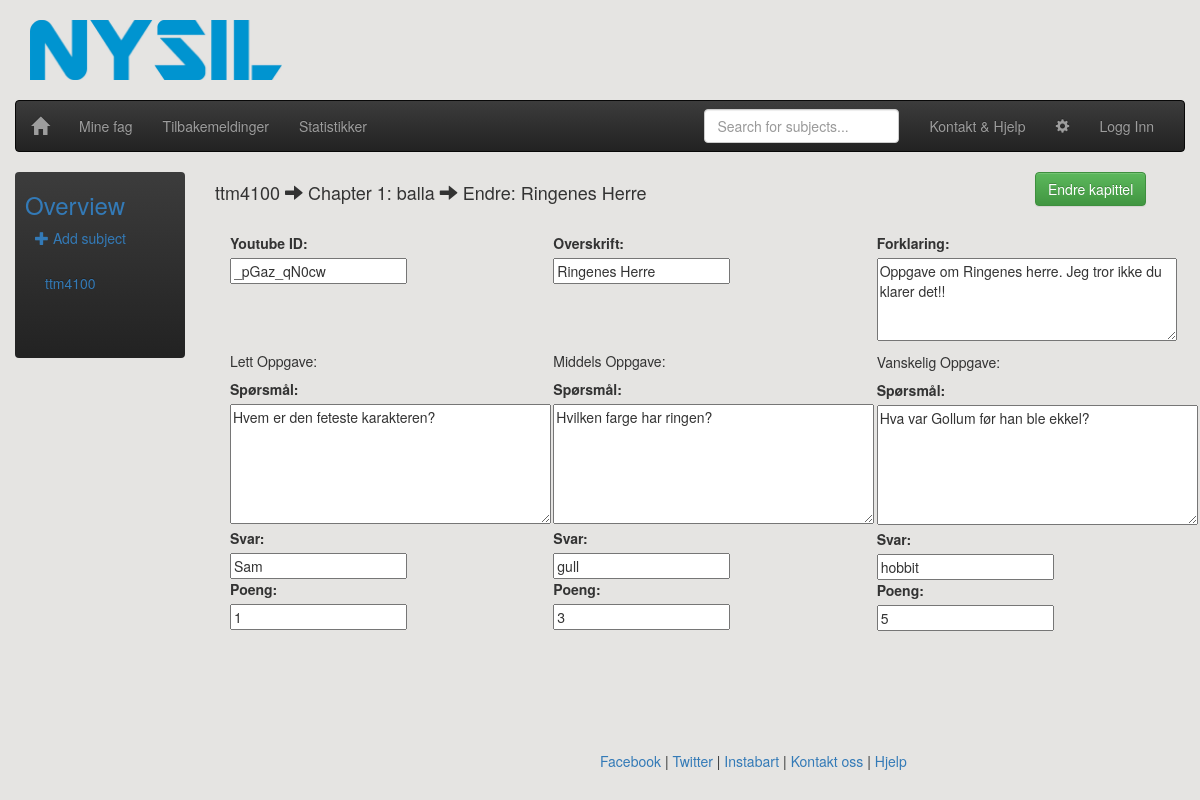
The page /adminpage/subjects/ttm4100/2/change_exercise/1/ on the database as committed earlier.
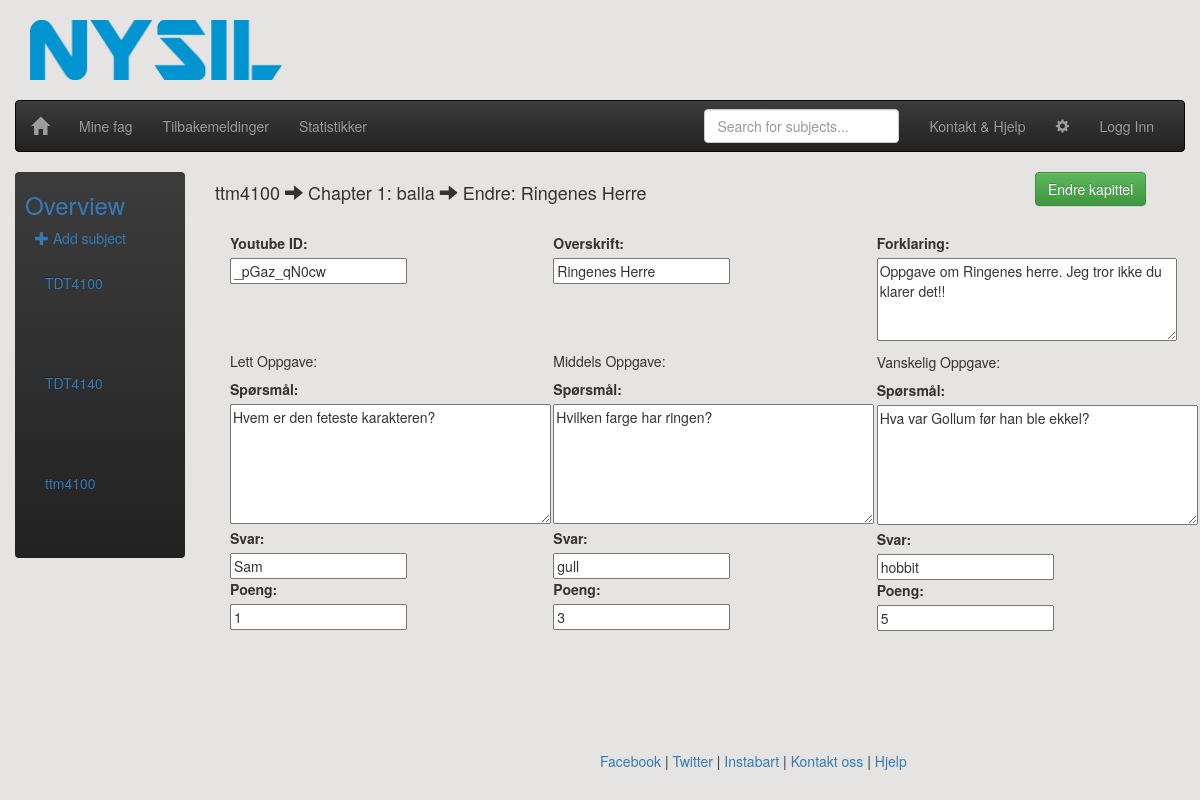
The same page on the database as committed later.
### main/models.py (models this page shows)
class Subject(models.Model):
    subject_code = models.CharField(max_length=20, primary_key=True) # primary key
    subject_name = models.CharField(max_length=30)
    professor_firstname = models.CharField(max_length=30)
    professor_lastname = models.CharField(max_length=30)
    professor_email = models.EmailField()
    class Meta:
        ordering = ['subject_code']
    def __str__(self):
        return self.subject_code
    def get_full_name(self):
        return self.professor_firstname + " " + self.professor_lastname
    get_full_name.short_description = 'Professor' # headline of professor-column in the admin-table

class Chapter(models.Model):
    class Meta:
        unique_together = ('subject', 'chapter_number',) # TODO: handle the exception this may cause
        ordering = ['chapter_number']
    chapter_number = models.PositiveIntegerField(default = 0)
    chapter_name = models.CharField(max_length=30)
    subject = models.ForeignKey(Subject, on_delete=models.CASCADE) # to controll which subject the theme belongs to
    def __str__(self):
        return "Chapter " + str(self.chapter_number) + ": " + str(self.chapter_name)
    def get_number_and_name(self):
        return "Chapter" + str(self.chapter_number) + ": " + str(self.chapter_name)
    get_number_and_name.short_description = 'Chapter'

class Exercise_Page(models.Model):
    chapter = models.ForeignKey(Chapter, on_delete=models.CASCADE)  # to controll which chapter the exercise_page belongs to
    youtube_id = models.CharField(max_length=40)
    headline = models.CharField(max_length=30)
    explanation = models.TextField(max_length=150)
    easy_question = models.TextField(default='')
    easy_answer = models.CharField(max_length=30,default='')
    easy_points = models.IntegerField(default=0)
    medium_question = models.TextField(default='')
    medium_answer = models.CharField(max_length=30,default='')
    medium_points = models.IntegerField(default=0)
    hard_question = models.TextField(default='')
    hard_answer = models.CharField(max_length=30,default='')
    hard_points = models.IntegerField(default=0)

### adminpage/views.py (the view)
# urls.py: url(r'^subjects/(?P<subject_pk>[A-Za-z0-9]+)/(?P<chapter_pk>[A-Za-z0-9]+)/change_exercise/(?P<exercise_pk>[A-Za-z0-9]+)/$', views.change_exercise,
def change_exercise(request, subject_pk, chapter_pk, exercise_pk):
    subjects = Subject.objects.all()
    subject = Subject.objects.get(pk=subject_pk)
    chapter = Chapter.objects.get(pk=chapter_pk)
    exercise = get_object_or_404(Exercise_Page, pk=exercise_pk)
    form = ExerciseForm(request.POST or None, instance=exercise)
    if form.is_valid():
        instance = form.save(commit=False)
        instance.chapter = chapter
        instance.save()
        return HttpResponseRedirect(reverse('adminpage:exercise_overview',args=(subject_pk,chapter_pk)))
    context = {'subjects': subjects, 'subject': subject, 'chapter': chapter, 'form': form, 'exercise': exercise}
    return render(request, 'adminpage/change_exercise.html', context)

### adminpage/forms.py
class ExerciseForm(forms.ModelForm):
    class Meta:
        model = Exercise_Page
        exclude = ['chapter']

### adminpage/templates/adminpage/change_exercise.html
{% extends 'adminpage/new_exercise.html' %}
{% block headline %}
    <h4>{{ subject }} <span class="glyphicon glyphicon-arrow-right"></span> {{ chapter }} <span class="glyphicon glyphicon-arrow-right"></span> Endre: {{ exercise.headline }} </h4>
{% endblock %}
{% block button %}
    <input class="btn btn-large btn-success" type="submit" value="Endre kapittel"/>
{% endblock %}

### adminpage/templates/adminpage/new_exercise.html (shortened to what this page needs)
{% extends 'adminpage/subject_overview.html' %}
{% block extension %}
    <div class="col-md-10">
        <form method='POST'> {% csrf_token %}
                <div style="width:900">
                    <div style="float: left; width: 700px">
                        {% block headline %}{% endblock %}
                    </div>
                    <div style="float: right; width:150px">
                        {% block button %}{% endblock %}
                    </div>
                </div>
                <div class="col-md-4">
                    <br>
                    <label for="{{ form.youtube_id.id_for_label }}">Youtube ID:</label>
                    <div class="fieldWrapper">
                        {{ form.youtube_id }}
                    </div>
                    <br><br><br>
                    <h5>Lett Oppgave: </h5>
                    <label for="{{ form.easy_question.id_for_label }}">Spørsmål:</label>
                    <div class="fieldWrapper">
                        {{ form.easy_question }}
                    </div>
                    <label for="{{ form.easy_answer.id_for_label }}">Svar:</label>
                    <div class="fieldWrapper">
                        {{ form.easy_answer }}
                    </div>
                    <label for="{{ form.easy_points.id_for_label }}">Poeng:</label>
                    <div class="fieldWrapper">
                        {{ form.easy_points }}
                    </div>
                </div>
                <div class="col-md-4">
                    <br>
                    <label for="{{ form.headline.id_for_label }}">Overskrift:</label>
                    <div class="fieldWrapper">
                        {{ form.headline }}
                    </div>
                    <br><br><br>
                    <h5>Middels Oppgave: </h5>
                    <label for="{{ form.medium_question.id_for_label }}">Spørsmål:</label>
                    <div class="fieldWrapper">
                        {{ form.medium_question }}
                    </div>
                    <label for="{{ form.medium_answer.id_for_label }}">Svar:</label>
                    <div class="fieldWrapper">
                        {{ form.medium_answer }}
                    </div>
                    <label for="{{ form.medium_points.id_for_label }}">Poeng:</label>
                    <div class="fieldWrapper">
                        {{ form.medium_points }}
                    </div>
                </div>
                <div class="col-md-4">
                    <br>
                    <label  for="{{ form.explanation.id_for_label }}">Forklaring:</label>
                    <div class="fieldWrapper">
                        {{ form.explanation }}
                    </div>
                    <h5>Vanskelig Oppgave: </h5>
                    <label for="{{ form.hard_question.id_for_label }}">Spørsmål:</label>
                    <div class="fieldWrapper">
                        {{ form.hard_question }}
                    </div>
                    <label for="{{ form.hard_answer.id_for_label }}">Svar:</label>
                    <div class="fieldWrapper">
                        {{ form.hard_answer }}
                    </div>
                    <label for="{{ form.hard_points.id_for_label }}">Poeng:</label>
                    <div class="fieldWrapper">
                        {{ form.hard_points }}
                    </div>
                </div>
        </form>
    </div>
{% endblock %}

### adminpage/templates/adminpage/subject_overview.html (shortened to what this page needs)
{% extends 'adminpage/admin_header.html' %}
{% block content %}
    <div class="container-fluid">
      <div class="row">
        <div class="col-sm-3 col-md-2 sidebar">
          <ul class="nav nav-sidebar navbar-inverse">
              <li ><p id="id_fagoversikt"><h3 id="id_fagoversikt_text" style="color:#337AB7;margin-left:10px">Overview</h3><span class="sr-only">(current)</span></p></li>
              <p class="center-large" style="margin-left:20px"><a href="{% url 'adminpage:new_subject' %}"><span class="glyphicon glyphicon-plus"></span>  Add subject</a></p>
                {% for subject in subjects %}
                <div class="collapse navbar-collapse" id="id_subject_overview_menu">
                    <ul class="nav navbar-nav navbar-left" style="width:120px">
                      <li style="float:left">
                          <a href="{% url 'adminpage:chapter_overview' subject_pk=subject.pk %}" style="color:#337AB7;width:150px">
                              {{ subject }}
                          </a>
                      </li>
                    </ul>
                    <ul class="nav navbar-nav navbar-right" id="id_nav_drop" style="width:-10px">
                        <li class="dropdown">
                        </li>
                    </ul>
                 </div>
                {% endfor %}
          </ul>
        </div>
    {% block extension %}
    {% endblock %}
    </div>
</div>
{% endblock%}

### adminpage/templates/adminpage/admin_header.html (shortened to what this page needs)
<!DOCTYPE html>
<html lang="en">
<head>
    {% load static %}
    <link rel="stylesheet" href="{% static 'adminpage/css/customize.css' %}" type="text/css">
	<link rel="stylesheet" href="https://maxcdn.bootstrapcdn.com/bootstrap/3.3.7/css/bootstrap.min.css"
>
	<link rel="stylesheet" href="https://maxcdn.bootstrapcdn.com/bootstrap/3.3.7/css/bootstrap-theme.min.css"
>
    <link rel="stylesheet" href="{% static 'main/css/header.css'%}" type = "text/css"/>
</head>
<body class="body" style="background-color: #E5E4E2;">
<div id="wrapper">
    <div class="container-fluid" style="min-height:95%">
        <div class="row">
            <div class="col-sm-1">
            <div class="col-sm-3">
                <br>
                <center>
                    <a href="{%url 'main:index' %}">
                         <img src="{% static 'main/img/Logo.jpg'%}"  class="responsive-img" style='max-height: 60px;' alt="Responsive image">
                    </a>
                </center>
            </div>
        </div>
    </div>
        <br>
        <nav class="navbar navbar-inverse">
            <div class="container-fluid">
                <div class="navbar-header">
                    <a href="{%url 'main:index' %}" class="navbar-brand" ><span class="glyphicon glyphicon-home"></span> </a>
                </div>
                <div class="collapse navbar-collapse" id="mainNavBar">
                    <ul class="nav navbar-nav">
                        <li><a href="{% url 'adminpage:subject_overview' %}">Mine fag</a></li>
                        <li><a href="{% url 'adminpage:tilbakemeldinger' %}">Tilbakemeldinger</a></li>
                        <li><a href="#">Statistikker</a></li>
                    </ul>
                    <ul class="nav navbar-nav navbar-right">
                        <li><a href="#">Kontakt & Hjelp</a></li>
                        <li class="dropdown">
                            <li><a href="#">
                                <span class="glyphicon glyphicon-cog">  </span>
                            </a></li>
                            <li><a href="#">Logg Inn</a></li>
				        </li>
                    </ul>
                    <form method='GET' action='' class="navbar-form navbar-right">
                        <input type="text" name="/my_subjects/q" class="form-control" placeholder="Search for subjects..." value="{{request.GET.q}}">
                    </form>
                </div>
            </div>
        </nav>
    </div>
    {% block content %}
    {% endblock%}
</div>
<footer id="footer">
    <div class="navbar navbar-fixed-bottom" style='margin-left:600px'>
        <p>
            <a href="https://www.facebook.com">Facebook</a> |
            <a href="https://www.twitter.com">Twitter</a> |
            <a href="https://www.instabart.no">Instabart</a> |
            <a href="#">Kontakt oss</a> |
            <a href="#">Hjelp</a>
        </p>
    </div>
</footer>
</body>

### adminpage/static/adminpage/css/customize.css (style rules this page uses)
#id_explanation { width:300px; height:83px; }
#id_easy_question { height:120px; }
#id_medium_question { height:120px; }
#id_hard_question { height:120px; }

### main/static/main/css/header.css (style rules this page uses)
#footer { position:absolute; bottom:0; width:100%; height:60px; padding: 15px; }

Rows that differ between the two databases and show on the page:
added Subject: subject_code "TDT4100"
added Subject: subject_code "TDT4140"
